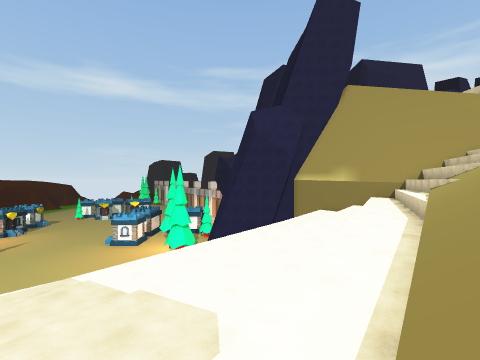
View 1 (above)

16 first-person views from a walk through a 3-D level made in the Unity game engine. The camera is 1.3 m above the floor, looks level and sees 85° across. The floor is counted in squares, 2 m on a side. Each view is taken from the middle of a square. On the plan, view 1 faces up. The plan holds only what a view shows up to about 9 squares ahead; the rest is blank. The place goes on beyond the plan. The player is left out. Some animated figures are not drawn.

View 2
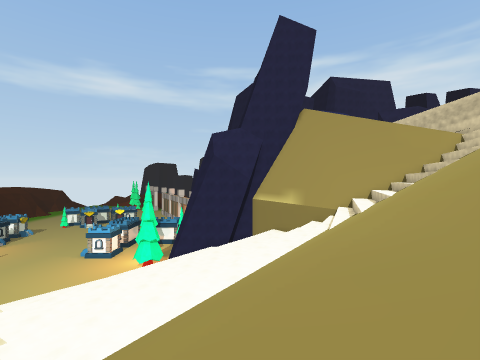

View 3
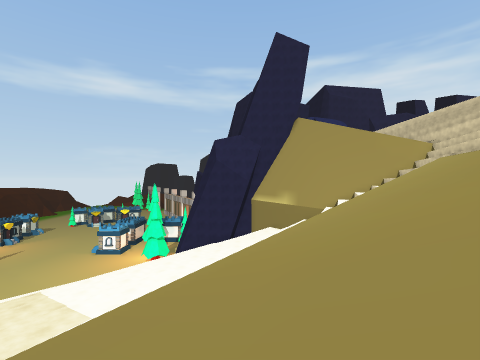

View 4
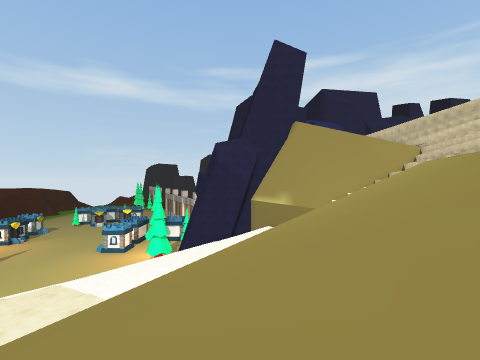

View 5
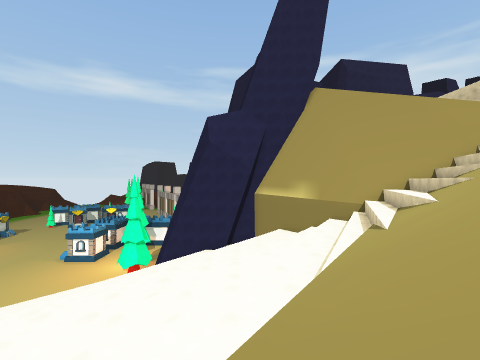

View 6
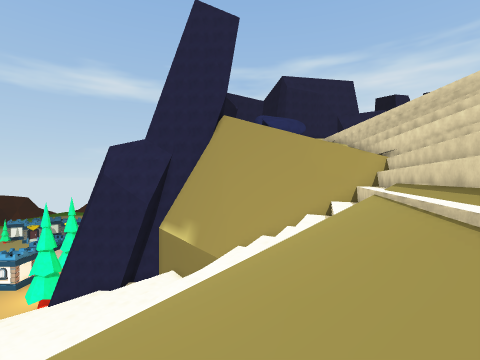

View 7
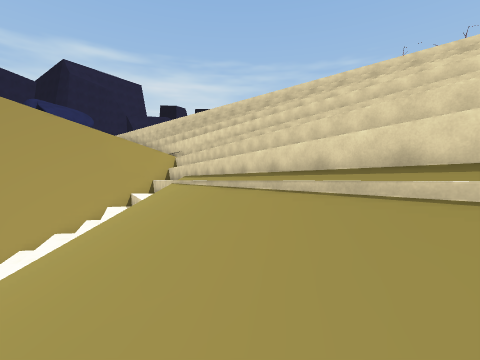

View 8
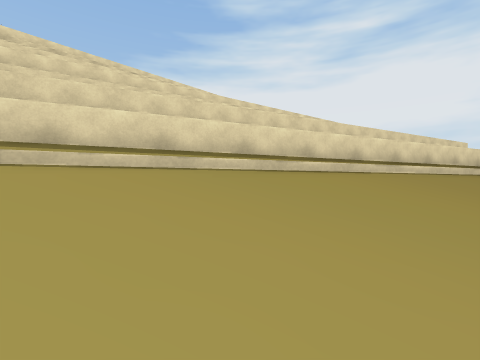

View 9
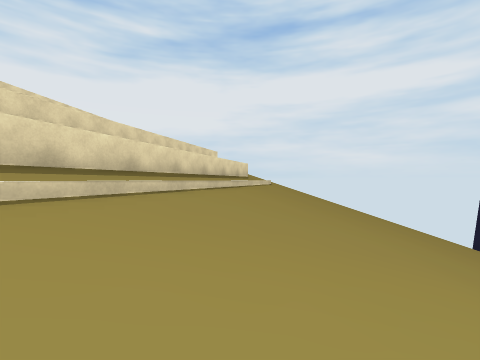

View 10
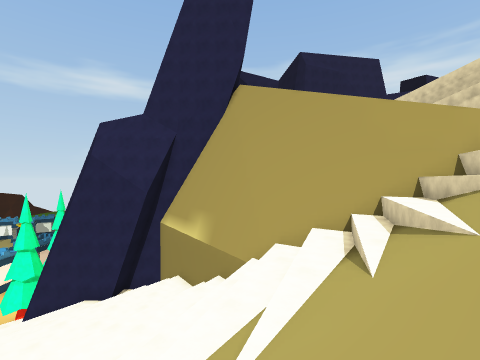

View 11
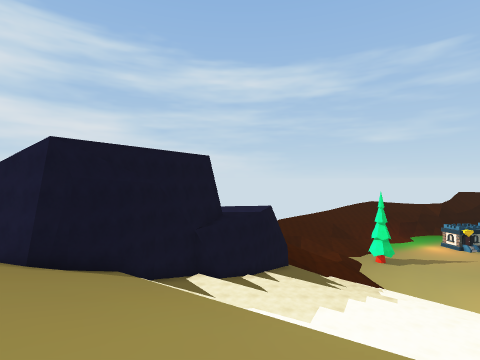

View 12
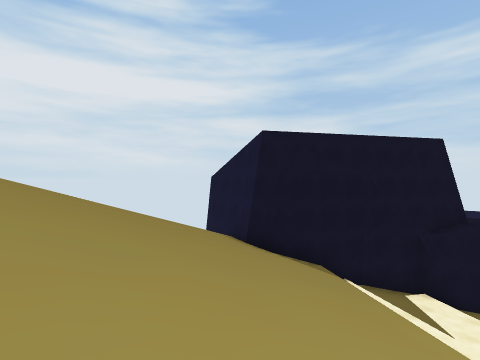

View 13
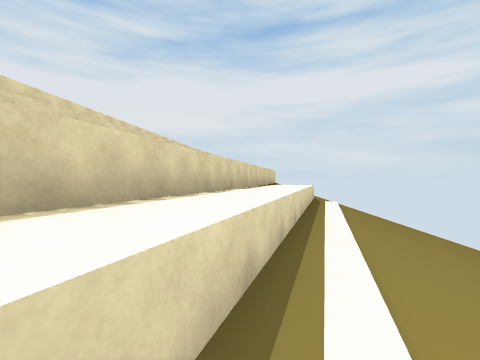

View 14
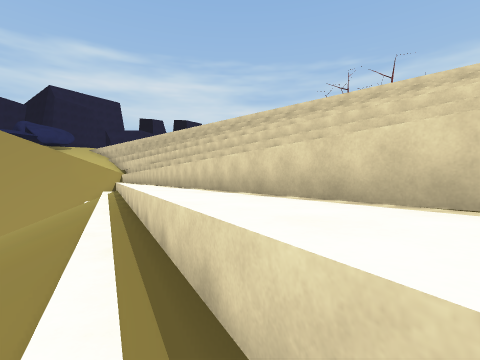

View 15
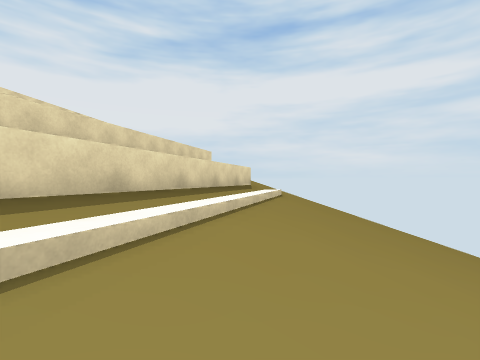

View 16
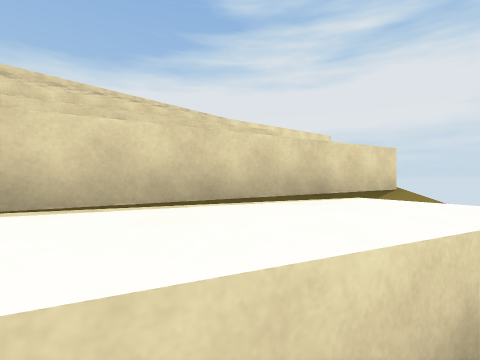

### Floor plan
Key: @ floor where view 1 was taken; # wall or solid block; . main floor; - floor 0.75 m lower than the main floor; : floor 1 m higher than the main floor; + floor 1.75 m higher than the main floor; _ floor 2.25 m lower than the main floor; * floor 2.5 m higher than the main floor; % floor 4 m higher than the main floor; & floor 5.75 m higher than the main floor; $ floor 7.25 m higher than the main floor; / step, stairs or slope; = window, fence, low wall or low ledge; ^ raised ledge; v drop or lower ground.
Columns run from 5 left of view 1 to 12 right of it. Each row starts with its distance up from view 1.
 15          ...#
 14        #=..=####
 13        =..=# #####
 12        ...=+ ====#
 11     _- ..=#+v===//
 10     -/..=# +=///$/
  9    /-../:=v*%/////
  8   _-/..::+////////
  7  /-/../:=////////=
  6 _--../::+ ///////=
  5 /-/..::==////////^
  4  /../::=////////=^
  3  ../::==////////=^
  2    ::/=/////////^^
  1   /::=/////////=^^
  0 #/::=@/////////=^^
 -1 #:::///////////#^^
 -2 ##:///////////=^ #
 -3  ###//////////=^^^
 -4    ###////////=^^
 -5      #///////=^^^
 -6      #v&/////=^ ^

Where each view was taken, in squares from view 1:
view 1: 0 up, 0 right, facing up
view 2: 1 down, 3 right, facing up
view 3: 3 down, 3 right, facing up
view 4: 4 down, 3 right, facing up
view 5: 2 up, 3 right, facing up
view 6: 3 up, 9 right, facing up
view 7: 2 up, 8 right, facing up-right
view 8: 4 up, 8 right, facing down-right
view 9: 2 up, 8 right, facing down
view 10: 6 up, 8 right, facing up
view 11: 1 up, 7 right, facing left
view 12: 1 up, 6 right, facing down-left
view 13: 2 up, 10 right, facing down
view 14: 4 down, 8 right, facing up-right
view 15: 0 up, 8 right, facing down
view 16: 4 down, 8 right, facing down-right
